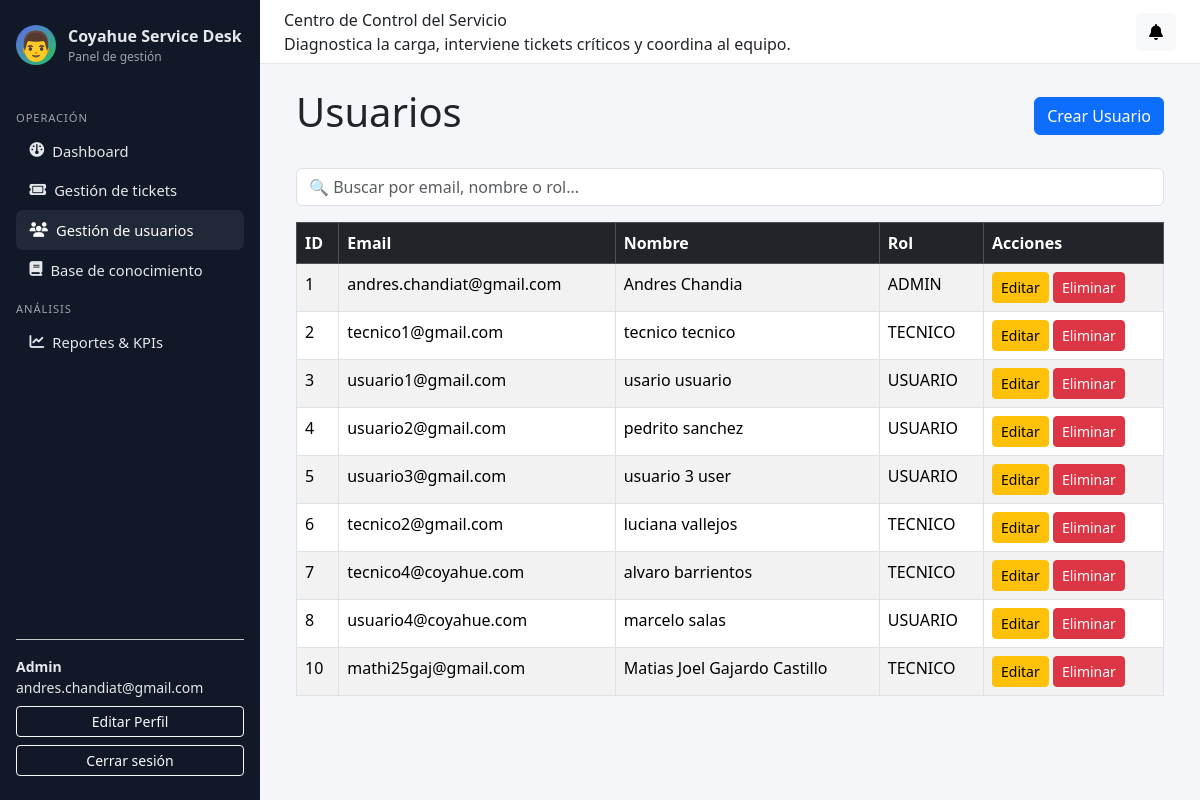
The page /panel/usuarios/ (signed in) on the database its author committed.
### accounts/models.py (models this page shows, shortened)
class Usuario(AbstractUser):
    username = None
    email = models.EmailField("email address", unique=True)
    rol = models.ForeignKey(
        Rol,
        on_delete=models.PROTECT,
        related_name="usuarios",
        null=True,
        blank=True,
    )
    telefono = models.CharField(max_length=30, blank=True)
    departamento = models.CharField(max_length=100, blank=True)
    activo = models.BooleanField(default=True)
    AVATAR_CHOICES = [
        ('👤', '👤 Persona'),
        ('👨', '👨 Hombre'),
        ('👩', '👩 Mujer'),
        ('🧑', '🧑 Persona neutra'),
        ('👔', '👔 Profesional'),
        ('💼', '💼 Ejecutivo'),
        ('🎓', '🎓 Estudiante'),
        ('⚙️', '⚙️ Técnico'),
    ]
    avatar = models.CharField(
        max_length=10,
        choices=AVATAR_CHOICES,
        default='👤',
        help_text="Ícono de perfil personalizado"
    )
    fecha_creacion = models.DateTimeField(auto_now_add=True)
    fecha_actualizacion = models.DateTimeField(auto_now=True)
    USERNAME_FIELD = "email"
    REQUIRED_FIELDS: list[str] = []  # no pedimos username, solo email + password
    objects = UsuarioManager()

class Rol(models.Model):
    nombre_rol = models.CharField(max_length=50, unique=True)
    descripcion = models.TextField(blank=True)
    permisos = models.JSONField(default=dict, blank=True)
    fecha_creacion = models.DateTimeField(auto_now_add=True)

### accounts/views.py (the view)
# urls.py: path("panel/usuarios/", usuarios_listar, name="usuarios_listar"),
@login_required
def usuarios_listar(request):
    if not require_role(request.user, "ADMIN"):
        return HttpResponseForbidden("No tienes permiso para ver esta sección.")
    usuarios = Usuario.objects.select_related("rol").all()
    return render(request, "admin/usuarios_listar.html", {"usuarios": usuarios})

### accounts/views.py (called while the page is built)
def require_role(user, rol_nombre: str) -> bool:
    return (
        user.is_authenticated
        and hasattr(user, "rol")
        and user.rol
        and user.rol.nombre_rol.upper() == rol_nombre.upper()
    )

### notifications/context_processors.py (called while the page is built)
def notificaciones_context(request):
    if not request.user.is_authenticated:
        return {}
    qs = Notificacion.objects.filter(
        usuario_destino=request.user,
        leida=False
    ).order_by("-fecha_envio")
    return {
        "notificaciones_no_leidas": qs,
        "total_notificaciones_no_leidas": qs.count(),
    }

### templates/admin/usuarios_listar.html (shortened to what this page needs)
{% extends "base_admin.html" %}
{% block content %}
<div class="container">
    <div class="d-flex justify-content-between align-items-center mb-4">
        <h1>Usuarios</h1>
        <a class="btn btn-primary" href="{% url 'usuarios_crear' %}">Crear Usuario</a>
    </div>
    <div class="mb-3">
        <input type="text" id="buscarUsuario" class="form-control" placeholder="🔍 Buscar por email, nombre o rol...">
    </div>
    <table class="table table-bordered table-striped" id="tablaUsuarios">
        <thead class="table-dark">
            <tr>
                <th>ID</th>
                <th>Email</th>
                <th>Nombre</th>
                <th>Rol</th>
                <th style="width: 180px;">Acciones</th>
            </tr>
        </thead>
        <tbody>
            {% for u in usuarios %}
            <tr>
                <td>{{ u.id }}</td>
                <td>{{ u.email }}</td>
                <td>{{ u.first_name }} {{ u.last_name }}</td>
                <td>{{ u.rol.nombre_rol }}</td>
                <td>
                    <a href="{% url 'usuarios_editar' u.id %}" class="btn btn-sm btn-warning">Editar</a>
                    <a href="{% url 'usuarios_eliminar' u.id %}" class="btn btn-sm btn-danger">Eliminar</a>
                </td>
            </tr>
            {% endfor %}
        </tbody>
    </table>
</div>
{% endblock %}

### templates/base_admin.html (shortened to what this page needs)
{% load static %}
<!DOCTYPE html>
<html lang="es">
<head>
    <link href="https://cdn.jsdelivr.net/npm/bootstrap@5.3.2/dist/css/bootstrap.min.css" rel="stylesheet"/>
    <link rel="stylesheet"
        href="https://cdnjs.cloudflare.com/ajax/libs/font-awesome/6.5.0/css/all.min.css"
/>
</head>
<body>
<div class="layout-wrapper">
    <aside class="sidebar">
        <div class="sidebar-brand">
            <div class="sidebar-brand-icon" style="font-size: 1.8rem;">{{ user.avatar }}</div>
            <div>
                <div class="fw-semibold">Coyahue Service Desk</div>
                <div style="font-size: 0.75rem; color: #9ca3af;">Panel de gestión</div>
            </div>
        </div>
        <nav class="sidebar-nav">
            <div class="sidebar-section-title">Operación</div>
            {% if request.user.is_authenticated and request.user.rol %}
                {% if request.user.rol.nombre_rol|upper == "ADMIN" %}
                    <a href="{% url 'dashboard_admin' %}" class="{% if request.resolver_match.url_name == 'dashboard_admin' %}active-link{% endif %}">
                        <i class="fa-solid fa-gauge"></i> <span>Dashboard</span>
                    </a>
                    <a href="{% url 'tickets_listar' %}" class="{% if request.resolver_match.url_name == 'tickets_listar' %}active-link{% endif %}">
                        <i class="fa-solid fa-ticket"></i> <span>Gestión de tickets</span>
                    </a>
                    <a href="{% url 'usuarios_listar' %}" class="{% if request.resolver_match.url_name in 'usuarios_listar usuarios_crear usuarios_editar usuarios_eliminar' %}active-link{% endif %}">
                        <i class="fa-solid fa-users"></i> <span>Gestión de usuarios</span>
                    </a>
                    <a href="{% url 'faq_admin_listar' %}" class="{% if 'faq_admin' in request.resolver_match.url_name %}active-link{% endif %}">
                        <i class="fa-solid fa-book"></i> <span>Base de conocimiento</span>
                    </a>
                    <div class="sidebar-section-title">Análisis</div>
                    <a href="{% url 'reportes_dashboard' %}" class="{% if request.resolver_match.url_name == 'reportes_dashboard' %}active-link{% endif %}">
                        <i class="fa-solid fa-chart-line"></i> <span>Reportes & KPIs</span>
                    </a>
                {% endif %}
            {% endif %}
        </nav>
        <div class="mt-auto pt-3 border-top border-secondary-subtle small">
            {% if request.user.is_authenticated %}
                <div class="fw-semibold">
                    {% if request.user.rol %}
                        {{ request.user.rol.nombre_rol|title }}
                    {% else %} Usuario {% endif %}
                </div>
                <div class="text-truncate">{{ request.user.email }}</div>
                <a href="{% url 'editar_perfil' %}" class="btn btn-outline-light btn-sm w-100 mt-2">
                     Editar Perfil
                </a>
                <form method="post" action="{% url 'logout' %}" class="mt-2">
                    <button class="btn btn-outline-light btn-sm w-100" type="submit">Cerrar sesión</button>
                </form>
            {% endif %}
        </div>
    </aside>
    <div class="main-area">
        <header class="topbar">
            <div>
                <div class="topbar-title">Centro de Control del Servicio</div>
                <div class="topbar-subtitle">Diagnostica la carga, interviene tickets críticos y coordina al equipo.</div>
            </div>
            <div class="d-flex align-items-center gap-3">
                <div class="dropdown">
                    <button class="btn btn-light position-relative" data-bs-toggle="dropdown">
                        <i class="fa-solid fa-bell"></i>
                    </button>
                </div>
            </div>
        </header>
        <main class="content">
            {% block content %}{% endblock %}
        </main>
    </div>
</div>
</body>
</html>

### templates/base_admin.html (style rules this page uses)
body { font-family: system-ui, -apple-system, BlinkMacSystemFont, "Segoe UI", sans-serif; background-color: #f4f6f9; }
.layout-wrapper { min-height: 100vh; display: flex; flex-direction: row; }
.sidebar { width: 260px; background: #111827; color: #e5e7eb; padding: 1.5rem 1rem; display: flex; flex-direction: column; gap: 1rem; }
.sidebar-brand { display: flex; align-items: center; gap: 0.75rem; margin-bottom: 1rem; }
.sidebar-brand-icon { width: 40px; height: 40px; border-radius: 999px; background: linear-gradient(135deg, #6366f1, #22c55e); display: flex; align-items: center; justify-content: center; color: #fff; font-weight: 700; }
.sidebar-nav a { display: flex; align-items: center; gap: 0.5rem; padding: 0.55rem 0.85rem; border-radius: 0.45rem; color: #e5e7eb; text-decoration: none; font-size: 0.92rem; }
.sidebar-nav a:hover, .sidebar-nav a.active-link { background: #1f2937; color: #ffffff; }
.sidebar-section-title { text-transform: uppercase; font-size: 0.7rem; letter-spacing: 0.08em; color: #9ca3af; margin-top: 0.75rem; margin-bottom: 0.25rem; }
.main-area { flex: 1; display: flex; flex-direction: column; }
.topbar { height: 64px; background: #ffffff; border-bottom: 1px solid #e5e7eb; display: flex; align-items: center; justify-content: space-between; padding: 0 1.5rem; }
.content { padding: 1.5rem; }

### rows shown on the page
Usuario: avatar "👨", user.rol.nombre_rol "Admin", user.email "andres.chandiat@gmail.com", id "1", email "andres.chandiat@gmail.com", first_name "Andres", last_name "Chandia", rol.nombre_rol "ADMIN"
Usuario: id "2", email "tecnico1@gmail.com", first_name "tecnico", last_name "tecnico", rol.nombre_rol "TECNICO"
Usuario: id "3", email "usuario1@gmail.com", first_name "usario", last_name "usuario", rol.nombre_rol "USUARIO"
Usuario: id "4", email "usuario2@gmail.com", first_name "pedrito", last_name "sanchez", rol.nombre_rol "USUARIO"
Usuario: id "5", email "usuario3@gmail.com", first_name "usuario 3", last_name "user", rol.nombre_rol "USUARIO"
Usuario: id "6", email "tecnico2@gmail.com", first_name "luciana", last_name "vallejos", rol.nombre_rol "TECNICO"
Usuario: id "7", email "tecnico4@coyahue.com", first_name "alvaro", last_name "barrientos", rol.nombre_rol "TECNICO"
Usuario: id "8", email "usuario4@coyahue.com", first_name "marcelo", last_name "salas", rol.nombre_rol "USUARIO"
Usuario: id "10", email "mathi25gaj@gmail.com", first_name "Matias Joel", last_name "Gajardo Castillo", rol.nombre_rol "TECNICO"
